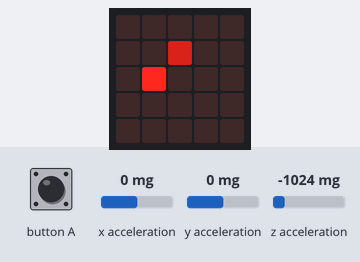
Bench run of a program on a simulated BBC micro:bit running MicroPython. On the bench: the board's 5×5 LED display. Inputs (shaded band) come from the test bench; at power-on: x acceleration 0 mg, y acceleration 0 mg, z acceleration -1024 mg. Random numbers come from a fixed seed.

Above: at 1.26 s.
1.3 s: x acceleration set to -1440 mg
At 1.66 s:
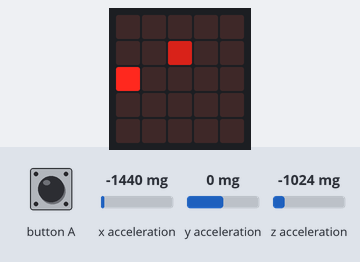
At 2.06 s:
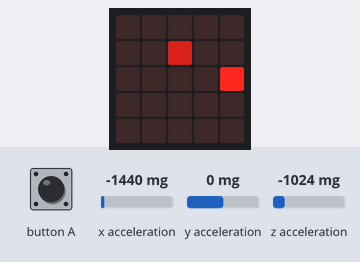

The program:

snake.py
```python
from microbit import *
import random

UP = (0, 1)
DOWN = (0, -1)
LEFT = (-1, 0)
RIGHT = (1, 0)

tilt_threshold = 300

def new_snake_direction():
    global snake_direction
    x, y, _ = accelerometer.get_values()
    if x < -tilt_threshold and snake_direction != RIGHT:
        snake_direction = LEFT
    elif x > tilt_threshold and snake_direction != LEFT:
        snake_direction = RIGHT
    elif y < -tilt_threshold and snake_direction != UP:
        snake_direction = DOWN
    elif y > tilt_threshold and snake_direction != DOWN:
        snake_direction = UP
    else:
        pass

def evolve(snake):
    head = snake[0]
    new_head = ((head[0] + snake_direction[0]) % 5, (head[1] + snake_direction[1]) % 5)
    return [new_head] + snake[:-1], snake[-1]

def clear_image():
    return [[0]* 5 for _ in range(5)]

def display_image(image):
    s = ""
    for line in image:
        s += "".join(map(str, line)) + ":"
    display.show(Image(s))

def display_snake(snake):
    img = clear_image()
    for coord in snake:
        x, y = coord
        img[y][x] = 5
    head = snake[0]
    img[head[1]][head[0]] = 9
    display_image(img)

def display_game(snake, point):
    display_snake(snake + [point])
    sleep(100)
    display_snake(snake)
    sleep(100)
    display_snake(snake + [point])
    sleep(100)
    display_snake(snake)
    sleep(100)

def new_point(snake):
    coords = list(set((x, y) for x in range(5) for y in range(5)) - set(snake))
    if coords:
        return random.choice(coords)

while True:
    snake = [(random.randint(0, 4), random.randint(0, 4))]
    snake_direction = random.choice([UP, DOWN, LEFT, RIGHT])
    point = new_point(snake)
    new_game = False

    while not new_game:
        display_game(snake, point)
        new_snake_direction()
        snake, tail = evolve(snake)

        if len(snake) != len(set(snake)):
            new_game = True

        if point in snake:
            snake = snake + [tail]
            point = new_point(snake)
            if point is None:
                display.scroll("YOU WON!")
                display.show(Image.HAPPY)
                while not button_a.is_pressed():
                    sleep(100)
                new_game = True
```
